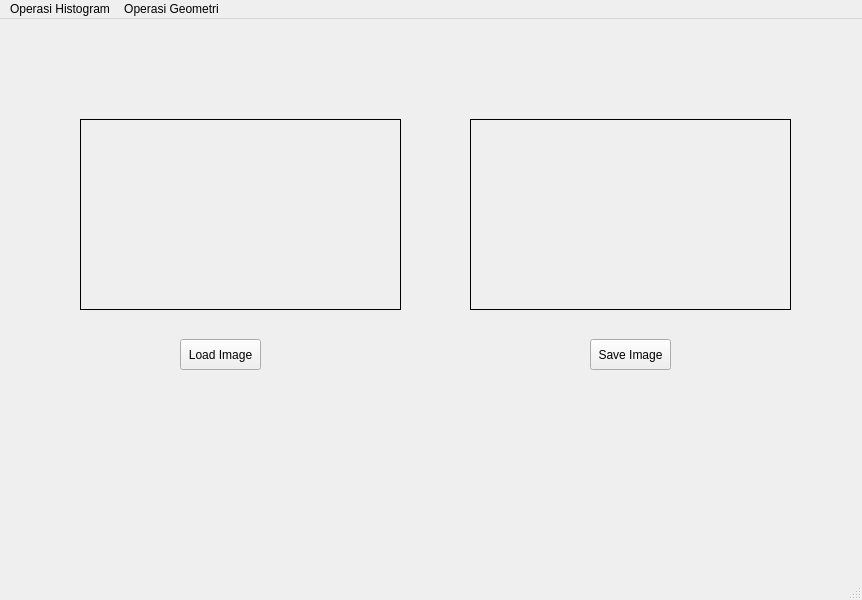
<?xml version="1.0" encoding="UTF-8"?>
<ui version="4.0">
 <class>MainWindow</class>
 <widget class="QMainWindow" name="MainWindow">
  <property name="geometry">
   <rect>
    <x>0</x>
    <y>0</y>
    <width>862</width>
    <height>600</height>
   </rect>
  </property>
  <property name="windowTitle">
   <string>MainWindow</string>
  </property>
  <widget class="QWidget" name="centralwidget">
   <widget class="QPushButton" name="button_loadImage">
    <property name="geometry">
     <rect>
      <x>180</x>
      <y>320</y>
      <width>81</width>
      <height>31</height>
     </rect>
    </property>
    <property name="text">
     <string>Load Image</string>
    </property>
   </widget>
   <widget class="QLabel" name="label">
    <property name="geometry">
     <rect>
      <x>80</x>
      <y>100</y>
      <width>321</width>
      <height>191</height>
     </rect>
    </property>
    <property name="frameShape">
     <enum>QFrame::Box</enum>
    </property>
    <property name="text">
     <string/>
    </property>
   </widget>
   <widget class="QLabel" name="label_2">
    <property name="geometry">
     <rect>
      <x>470</x>
      <y>100</y>
      <width>321</width>
      <height>191</height>
     </rect>
    </property>
    <property name="frameShape">
     <enum>QFrame::Box</enum>
    </property>
    <property name="text">
     <string/>
    </property>
   </widget>
   <widget class="QPushButton" name="button_saveImage">
    <property name="geometry">
     <rect>
      <x>590</x>
      <y>320</y>
      <width>81</width>
      <height>31</height>
     </rect>
    </property>
    <property name="text">
     <string>Save Image</string>
    </property>
   </widget>
  </widget>
  <widget class="QMenuBar" name="menubar">
   <property name="geometry">
    <rect>
     <x>0</x>
     <y>0</y>
     <width>862</width>
     <height>21</height>
    </rect>
   </property>
   <widget class="QMenu" name="menuHistogram">
    <property name="title">
     <string>Operasi Histogram</string>
    </property>
    <addaction name="actionHistogram_Gray"/>
    <addaction name="actionHistogram_RGB"/>
    <addaction name="actionHistogram_Equal"/>
   </widget>
   <widget class="QMenu" name="menuOperasi_Geometri">
    <property name="title">
     <string>Operasi Geometri</string>
    </property>
    <addaction name="actionTranslasi"/>
   </widget>
   <addaction name="menuHistogram"/>
   <addaction name="menuOperasi_Geometri"/>
  </widget>
  <widget class="QStatusBar" name="statusbar"/>
  <action name="actionHistogram_Gray">
   <property name="text">
    <string>Histogram Gray</string>
   </property>
  </action>
  <action name="actionHistogram_RGB">
   <property name="text">
    <string>Histogram RGB</string>
   </property>
  </action>
  <action name="actionHistogram_Equal">
   <property name="text">
    <string>Histogram Equal</string>
   </property>
  </action>
  <action name="actionTranslasi">
   <property name="text">
    <string>Translasi</string>
   </property>
  </action>
 </widget>
 <resources/>
 <connections/>
</ui>
